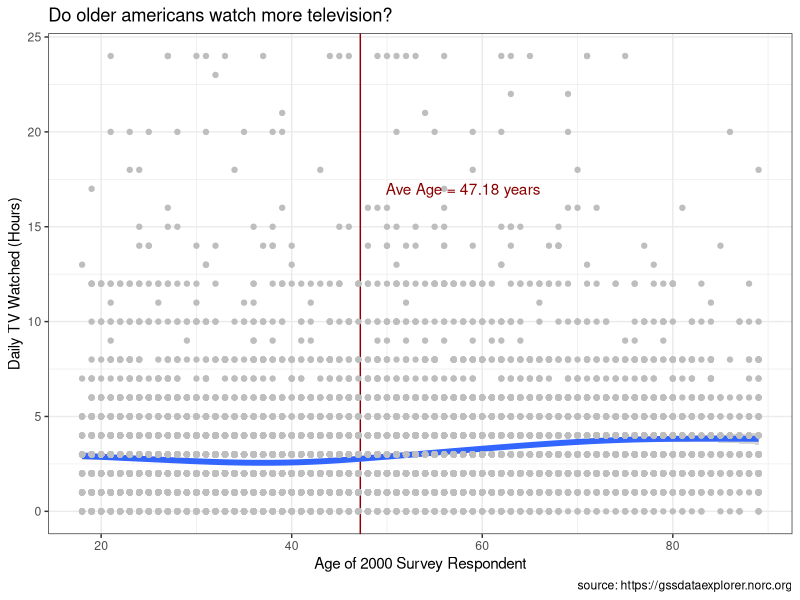
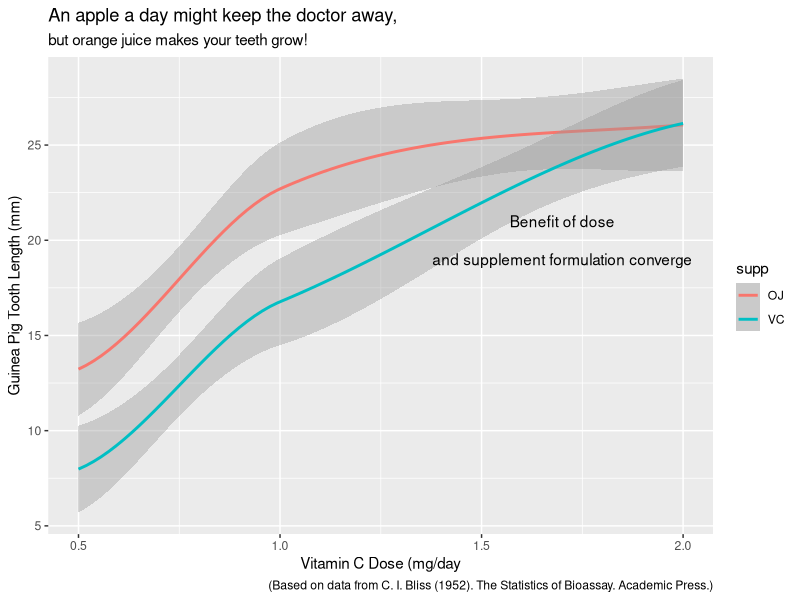
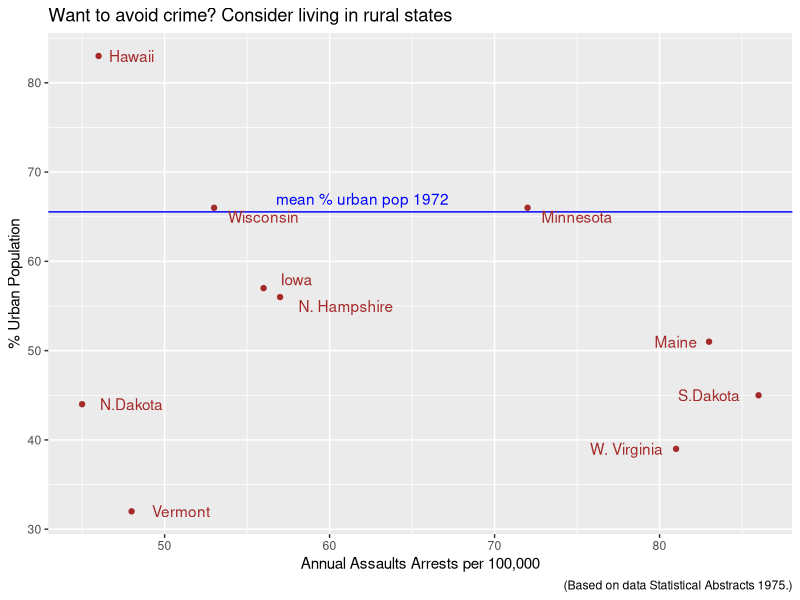
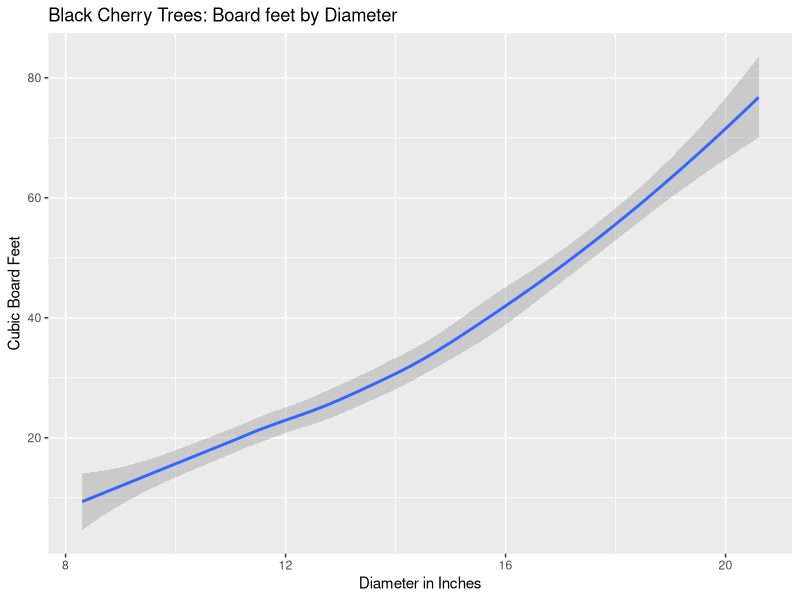
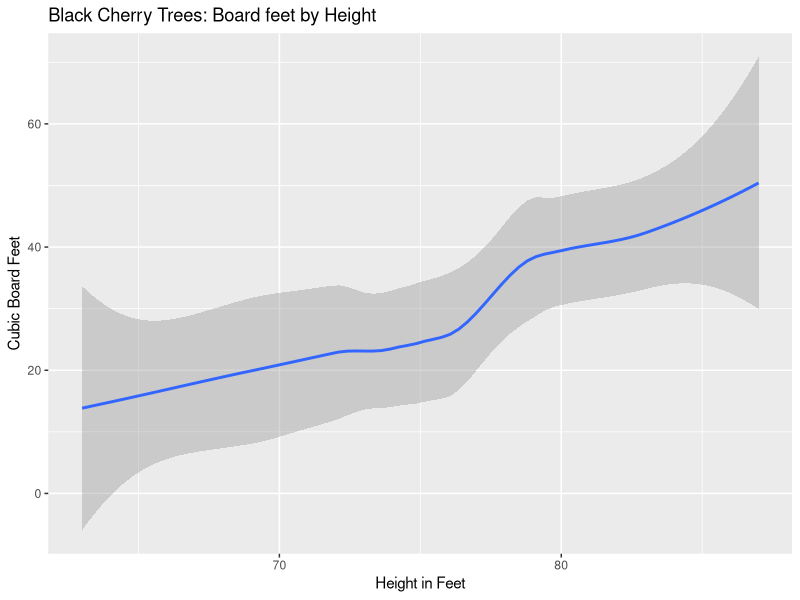

The R script that drew these images, in order:
## ---- chunk 1
knitr::opts_chunk$set(echo = TRUE)
knitr::opts_knit$set(root.dir = './' )
library(tidyverse)
library(ggplot2)
library(quantreg)
library(magrittr)
## ---- chunk 2
gss <-gss_cat
## ---- chunk 3

summarise(gss, meanage=mean(age, na.rm=TRUE))
summarise(gss, meantv=mean(tvhours, na.rm=TRUE))

ggplot(data=gss, mapping=aes(x=age, y=tvhours))+
  geom_vline(xintercept=47.2, color="dark red")+
  geom_smooth(size=2)+
  geom_point(color="grey")+
  annotate("text", label="Ave Age = 47.18 years", x=58, y=17, color='dark red')+
  theme_bw()+
  xlab("Age of 2000 Survey Respondent")+
  ylab("Daily TV Watched (Hours)")+
  labs(title="Do older americans watch more television?")+
  labs(caption="source: https://gssdataexplorer.norc.org")


## ---- chunk 4
tg<-ToothGrowth
ggplot(data=tg, mapping=aes(x=dose, y=len, color=supp)) +
  geom_smooth() +
  annotate ("text", label= "Benefit of dose", x=1.7, y=21)+
  annotate ("text", label= "and supplement formulation converge", x=1.7, y=19)+
  xlab("Vitamin C Dose (mg/day") +
  ylab("Guinea Pig Tooth Length (mm)")+
  labs(title="An apple a day might keep the doctor away,") +
  labs(subtitle="but orange juice makes your teeth grow!") +
  labs(caption="(Based on data from C. I. Bliss (1952). The Statistics of Bioassay. Academic Press.)")

## ---- chunk 5
USArrests %>%
  filter(Assault < 100) %>%
  ggplot(USArrests, mapping = aes (x= Assault, y= UrbanPop,)) +
    geom_point(color='brown') +
      geom_hline(yintercept = 65.54, color = 'blue') +
  annotate('text', label = 'mean % urban pop 1972', x=62, y=67, color='blue') +
  annotate('text', label= 'N.Dakota', x=48, y=44, color= "brown")+
  annotate('text', label= 'Hawaii', x=48, y=83, color= "brown") +
  annotate('text', label= 'Vermont', x=51, y=32, color= "brown") +
  annotate('text', label= 'Wisconsin', x=56, y=65, color= "brown") +
  annotate('text', label= 'Iowa', x=58, y=58, color= "brown") +
  annotate('text', label= 'N. Hampshire', x=61, y=55, color= "brown") +
  annotate('text', label= 'Minnesota', x=75, y=65, color= "brown")+
  annotate('text', label= 'Maine', x=81, y=51, color= "brown") +
  annotate('text', label= 'W. Virginia', x=78, y=39, color= "brown") +
  annotate('text', label= 'S.Dakota', x=83, y=45, color= "brown") +
  xlab("Annual Assaults Arrests per 100,000") +
  ylab("% Urban Population")+
  labs(title="Want to avoid crime? Consider living in rural states") +
    labs(caption="(Based on data Statistical Abstracts 1975.)")




## ---- chunk 6
data("trees")

ggplot(data=trees, mapping = aes (x=Girth, y=Volume)) +
  geom_smooth()+

xlab("Diameter in Inches") +
  ylab("Cubic Board Feet")+
  labs(title="Black Cherry Trees: Board feet by Diameter") 
    
ggplot(data=trees, mapping = aes (x=Height, y=Volume)) + 
        geom_smooth() +

xlab("Height in Feet") +
  ylab("Cubic Board Feet")+
  labs(title="Black Cherry Trees: Board feet by Height") 
    
